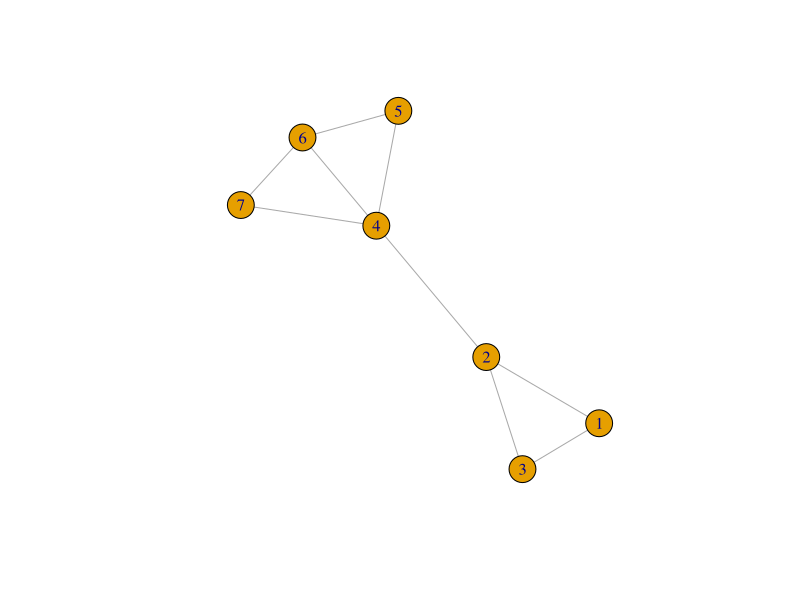
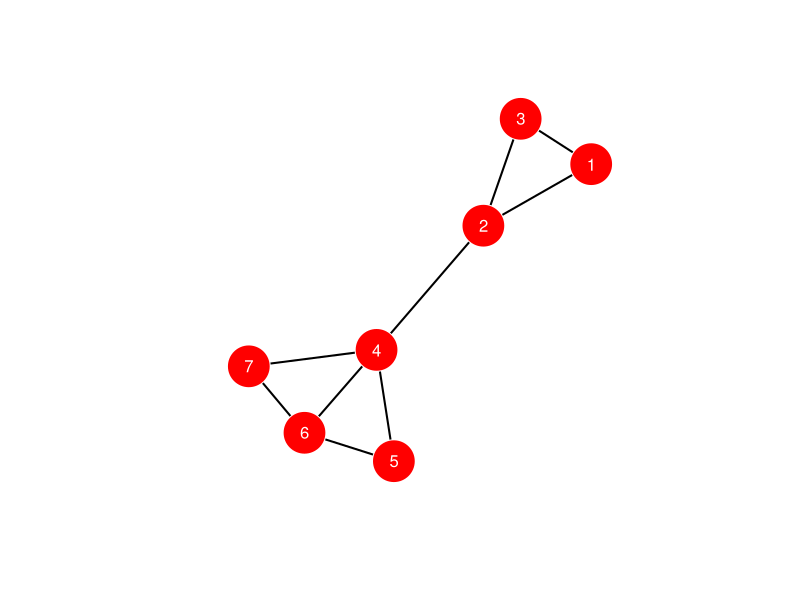
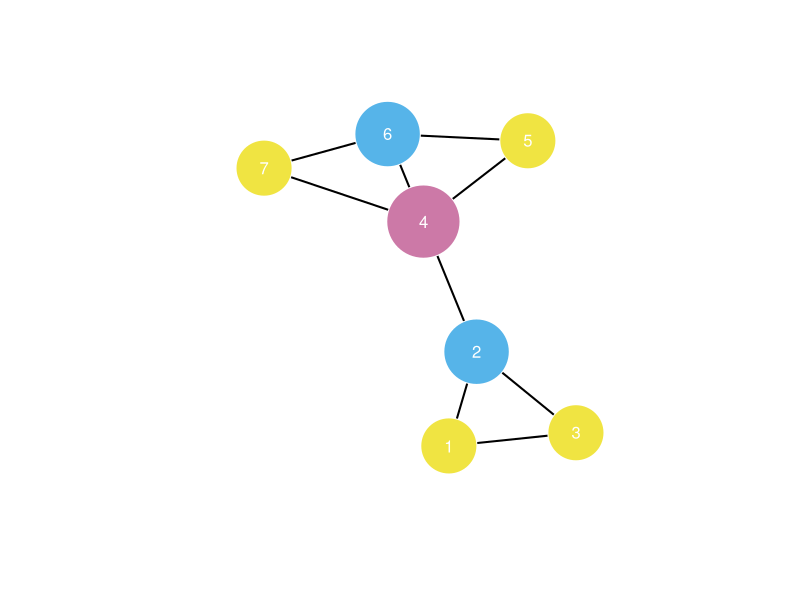
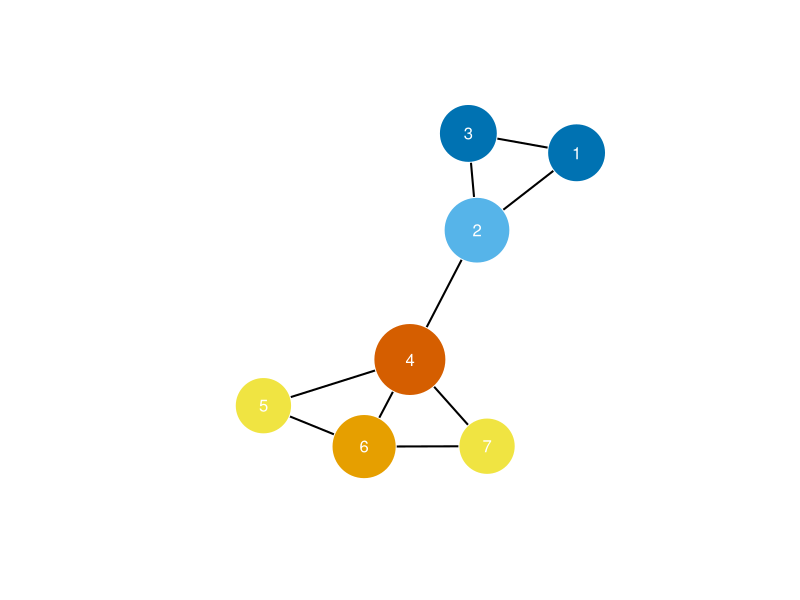
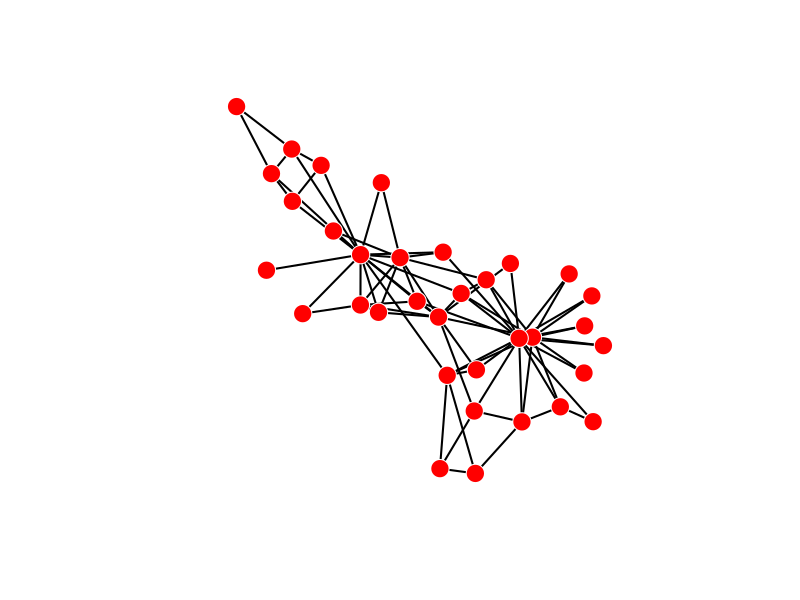
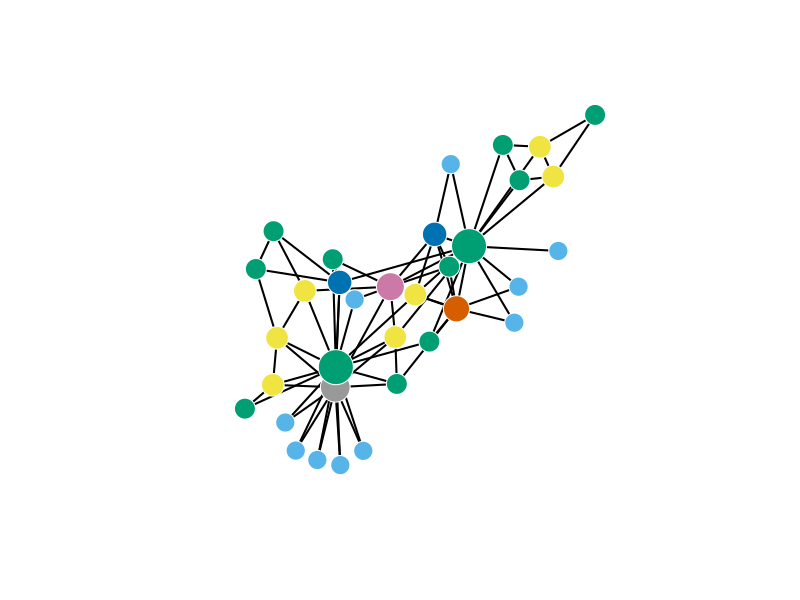
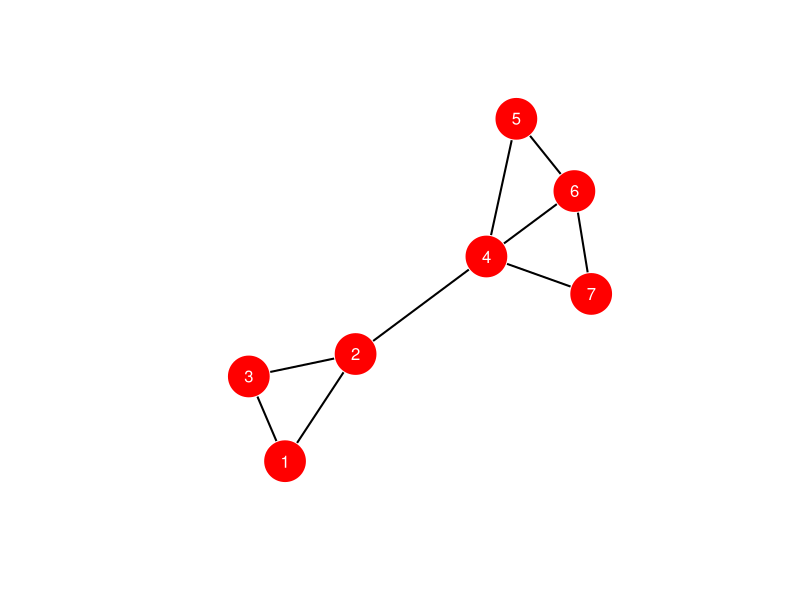
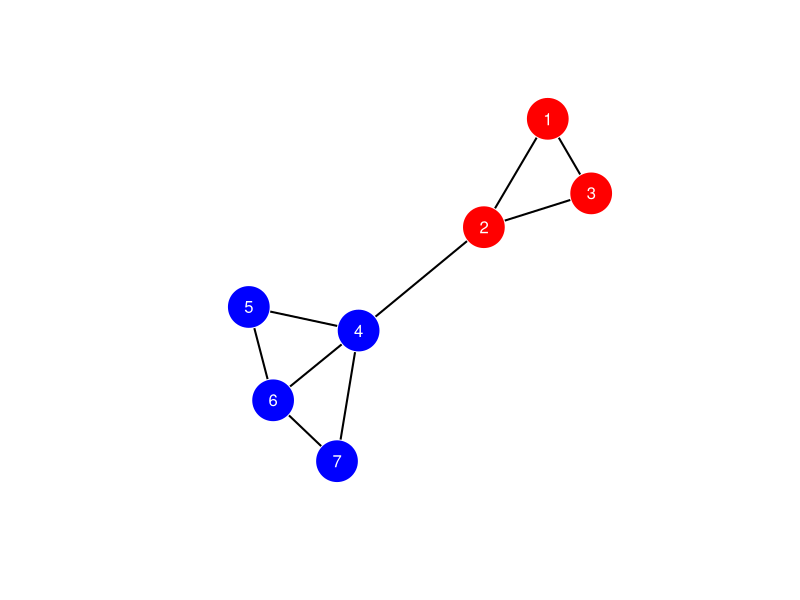

Write R code to recreate these figures, in order.
library(igraph)

# ==================================
# PageRank computation on a Graph
# ==================================

# Adjacency matrix for the example graph
adjMat <- rbind(
  c(0,1,1,0,0,0,0),
  c(1,0,1,1,0,0,0),
  c(1,1,0,0,0,0,0),
  c(0,1,0,0,1,1,1),
  c(0,0,0,1,0,1,0),
  c(0,0,0,1,1,0,1),
  c(0,0,0,1,0,1,0))

# Creating a graph object from the adjacency matrix
g  <- graph.adjacency(adjMat, mode = "undirected")
plot(g)

# Pretty visualization using plot function
plot(g, layout = layout.fruchterman.reingold,
     vertex.size = 25,
     vertex.color="red",
     vertex.frame.color= "white",
     vertex.label.color = "white",
     vertex.label.family = "sans",
     edge.width=2,  
     edge.color="black")

# Compute the Transition Matrix for Random Walk
transMat <- t(adjMat / rowSums(adjMat))
transMat

# Compute the principal eigenvector of transMat
transEig <- eigen(transMat)
pageRank <- transEig$vec[,1]
pageRank

# Normalized PageRank
npageRank <- pageRank / sum(pageRank)
npageRank

# Represent PageRank as size and color of vertices
V(g)$size <- 25 + 100 * round(npageRank[V(g)], 2)
V(g)$color <- 100 * round(npageRank[V(g)], 2) + 1

plot(g, layout = layout.fruchterman.reingold,
     vertex.size = V(g)$size,
     vertex.color= V(g)$color,
     vertex.frame.color= "white",
     vertex.label.color = "white",
     vertex.label.family = "sans",
     edge.width=2,  
     edge.color="black")


# Shortcut : Use a stock pagerank function in R
npageRank <- page.rank(g)
npageRank

V(g)$size <- 25 + 100 * round(npageRank$vector[V(g)], 2)
V(g)$color <- 100 * round(npageRank$vector[V(g)], 2) + 1

plot(g, layout = layout.fruchterman.reingold,
     vertex.size = V(g)$size,
     vertex.color= V(g)$color,
     vertex.frame.color= "white",
     vertex.label.color = "white",
     vertex.label.family = "sans",
     edge.width=2,  
     edge.color="black")


# Example graph: Zachary's Karate Club
g <- make_graph("Zachary")

plot(g, layout = layout.fruchterman.reingold,
     vertex.size = 10,
     vertex.label = NA,
     vertex.color="red",
     vertex.frame.color= "white",
     vertex.label.color = "white",
     vertex.label.family = "sans",
     edge.width=2,  
     edge.color="black")

npageRank <- page.rank(g)
npageRank

V(g)$size <- 10 + 100 * round(npageRank$vector[V(g)], 2)
V(g)$color <- 100 * round(npageRank$vector[V(g)], 2) + 1

plot(g, layout = layout.fruchterman.reingold,
     vertex.size = V(g)$size,
     vertex.color= V(g)$color,
     vertex.label = NA,
     vertex.frame.color= "white",
     vertex.label.color = "white",
     vertex.label.family = "sans",
     edge.width=2,  
     edge.color="black")



# ==================================
# Partitioning/Clustering in a Graph
# ==================================

# Adjacency matrix for the example graph
adjMat <- rbind(
  c(0,1,1,0,0,0,0),
  c(1,0,1,1,0,0,0),
  c(1,1,0,0,0,0,0),
  c(0,1,0,0,1,1,1),
  c(0,0,0,1,0,1,0),
  c(0,0,0,1,1,0,1),
  c(0,0,0,1,0,1,0))

# Creating a graph object from the adjacency matrix
g  <- graph.adjacency(adjMat, mode = "undirected")

plot(g, layout = layout.fruchterman.reingold,
     vertex.size = 25,
     vertex.color="red",
     vertex.frame.color= "white",
     vertex.label.color = "white",
     vertex.label.family = "sans",
     edge.width=2,  
     edge.color="black")


# Create the Laplacian Matrix of the example graph
# This is the naive way -- produces a dense matrix
degMat <- diag(degree(g))
lapMat <- degMat - adjMat
lapMat

# There is a stock function for Laplacian Matrix
# which produces a nice sparse matrix (prefered)
lapMat <- laplacian_matrix(g)
lapMat

# Compute the eigenvalues of Laplacian Matrix
# Spectral Decomposition (try ?eigen to know more)
lapEig <- eigen(lapMat)
lapEig

# Smallest eigenvalue and corresponding eigenvector
# Notice that the minimum eigenvalue is 0 (approx)
# Not much meaningful in sense of partitioning
lapEig$values[ncol(lapEig$vectors)]
lapEig$vectors[,ncol(lapEig$vectors)]

# Second Smallest eigenvalue and corresponding eigenvector
# Most useful to start partitioning the graph
lapEig$values[ncol(lapEig$vectors) - 1]
lapEig$vectors[,ncol(lapEig$vectors) - 1]
snzEvec <- lapEig$vectors[,ncol(lapEig$vectors) - 1]

# Identify nodes based on +ve and -ve values
fCom <- which(snzEvec > 0)
sCom <- which(snzEvec < 0)

# Color nodes based on the above identification
V(g)$color <- ifelse(V(g) %in% fCom, "red", "blue")

plot(g, layout = layout.fruchterman.reingold,
     vertex.size = 25,
     vertex.color=V(g)$color,
     vertex.frame.color= "white",
     vertex.label.color = "white",
     vertex.label.family = "sans",
     edge.width=2,  
     edge.color="black")



# Shortcut : Use a stock clustering function in R
fc <- cluster_fast_greedy(g)
V(g)$color <- ifelse(membership(fc)==1,"red","blue")

plot(g, layout = layout.fruchterman.reingold,
     vertex.size = 25,
     vertex.color=V(g)$color,
     vertex.frame.color= "white",
     vertex.label.color = "white",
     vertex.label.family = "sans",
     edge.width=2,  
     edge.color="black")


# Example graph: Zachary's Karate Club
g <- make_graph("Zachary")

plot(g, layout = layout.fruchterman.reingold,
     vertex.size = 10,
     vertex.label = NA,
     vertex.color="red",
     vertex.frame.color= "white",
     vertex.label.color = "white",
     vertex.label.family = "sans",
     edge.width=2,  
     edge.color="black")

fc <- cluster_fast_greedy(g)
V(g)$color <- ifelse(membership(fc)==1,"red","blue")

plot(g, layout = layout.fruchterman.reingold,
     vertex.size = 10,
     vertex.label = NA,
     vertex.color=V(g)$color,
     vertex.frame.color= "white",
     vertex.label.color = "white",
     vertex.label.family = "sans",
     edge.width=2,  
     edge.color="black")



# ==================================
# More tools in the igraph package
# ==================================

# Undirected graph by specifying edges
g <- graph( c(1,2,1,3,1,4,3,4,3,5,5,6,6,7,7,8,8,9,3,8,5,8), directed = FALSE )

plot(g, layout = layout.fruchterman.reingold,
     vertex.size = 25,
     vertex.color="red",
     vertex.frame.color= "white",
     vertex.label.color = "white",
     vertex.label.family = "sans",
     edge.width=2,  
     edge.color="black")

# Directed graph by specifying edges
g <- graph( c(1,2,1,3,1,4,3,4,3,5,5,6,6,7,7,8,8,9,3,8,5,8), directed = TRUE )

plot(g, layout = layout.fruchterman.reingold,
     vertex.size = 25,
     vertex.color="red",
     vertex.frame.color= "white",
     vertex.label.color = "white",
     vertex.label.family = "sans",
     edge.width=2,  
     edge.color="black")


# Assign attributes to the graph
g$name    <- "Example Graph"
V(g)$name  <- toupper(letters[1:9])
V(g)$color <- sample(rainbow(9), 9, replace=FALSE)
E(g)$weight <- runif(length(E(g)), .5, 4)

plot(g, layout = layout.fruchterman.reingold, 
     main = g$name,
     vertex.label = V(g)$name,
     vertex.size = 25,
     vertex.color= V(g)$color,
     vertex.frame.color= "white",
     vertex.label.color = "white",
     vertex.label.family = "sans",
     edge.width=E(g)$weight, 
     edge.color="black")



# ==================================
# Random Graphs using igraph package
# ==================================

# Plot an Erdos-Renyi random graph
# Different color for each component
g <- erdos.renyi.game(100, 1/100)
com <- clusters(g)
V(g)$color <- com$membership + 1
plot(g, layout=layout.fruchterman.reingold, 
     vertex.size=5, vertex.label=NA,
     edge.width=5, margin=0)

# Degree distribution of Erdos-Renyi graphs
ddg <- degree.distribution(g)
plot(ddg, type="lines")

# Plot a Barabasi-Albert random graph
# Different color for each component
g <- barabasi.game(100, directed = FALSE)
plot(g, layout=layout.fruchterman.reingold, 
     vertex.size=5, vertex.label=NA,
     edge.width=5, margin=0)

# Degree distribution of Barabasi-Albert graphs
ddg <- degree.distribution(g)
plot(ddg, type="lines")


# Plot Erdos-Renyi random graphs with varying p
par(mfrow=c(3,3))
par(mar=c(0,0,0,0))
for(k in -4:4) {
  g <- erdos.renyi.game(100, 1/(100 - 10*k))
  com <- clusters(g)
  V(g)$color <- com$membership + 1
  avgEdges <- 100 / (100 - 10*k)
  plot(g, layout=layout.fruchterman.reingold, 
       vertex.size=5, vertex.label=NA, 
       vertex.color = V(g)$color, 
       edge.width=5, margin = 0)
  text(1, 1, format(round(avgEdges, 2), nsmall = 2), cex = 1.25, font = 2)
}
dev.off()

# Plot Barabasi-Albert random graphs with varying n
par(mfrow=c(3,3))
par(mar=c(0,0,0,0))
for(k in -4:4) {
  g <- barabasi.game(100 + 20*k, directed = FALSE)
  numNodes <- (100 + 20*k)
  plot(g, layout=layout.fruchterman.reingold, 
       vertex.size=5, vertex.label=NA, 
       edge.width=5, margin = 0)
  text(1, 1, numNodes, cex = 1.25, font = 2)
}
dev.off()

